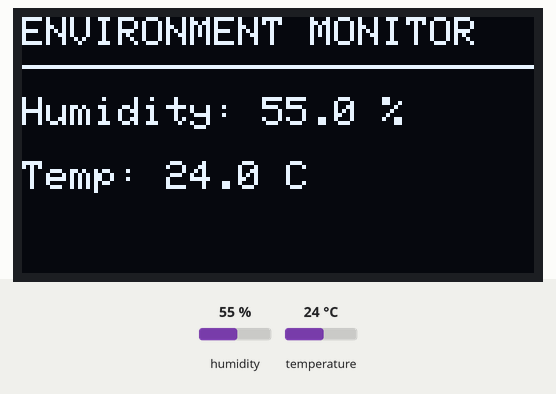
Bench run of a program on a simulated ESP32. On the bench: 128×64 one-colour display. The inputs (shaded band) are chosen by the test bench; at power-on: humidity 55 %, temperature 24 °C. What the program prints to the serial monitor is not drawn.

Above: at 3.2 s.
3.3 s: humidity set to 22 %
At 4.9 s:
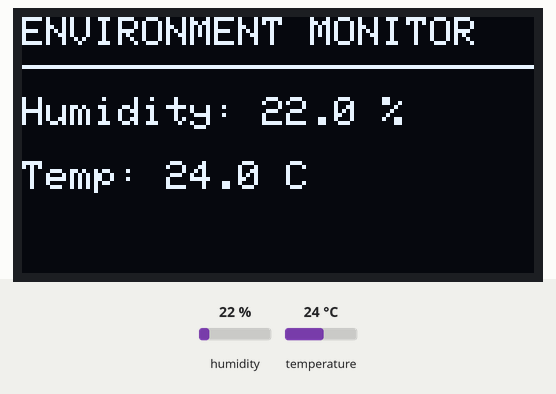
6.0 s: temperature set to 12 °C
At 7.5 s:
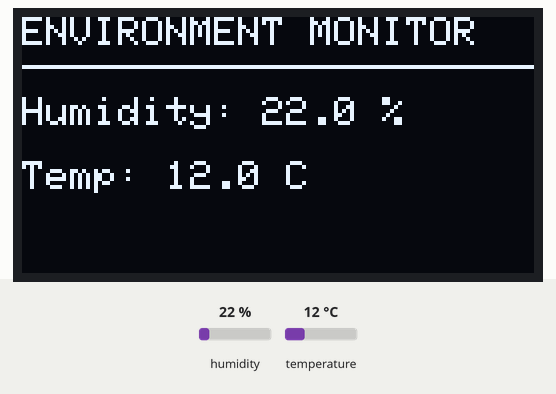
8.7 s: humidity set to 40 %
At 10.5 s:
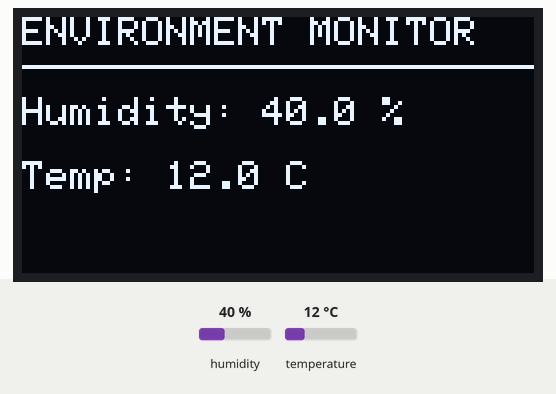
11.7 s: temperature set to 19 °C
Timing chart, 0 to 14.7 s (numbered marks = the images above; inputs shaded):
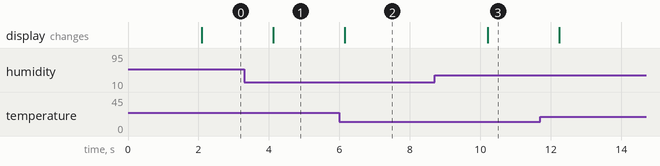

The program:

main.cpp
```cpp
#include <Arduino.h>
#include <Wire.h>
#include <Adafruit_GFX.h>
#include <Adafruit_SSD1306.h>
#include <DHT.h>

#define SCREEN_WIDTH 128
#define SCREEN_HEIGHT 64
#define OLED_SDA 21
#define OLED_SCL 22
#define OLED_ADDR 0x3C
#define DHT_PIN 19
#define DHT_TYPE DHT22

Adafruit_SSD1306 display(
    SCREEN_WIDTH, SCREEN_HEIGHT, &Wire, -1
);
DHT dht(DHT_PIN, DHT_TYPE);

void setup() {
    Serial.begin(115200);
    Wire.begin(OLED_SDA, OLED_SCL);

    if (!display.begin(SSD1306_SWITCHCAPVCC, OLED_ADDR)) {
        Serial.println("OLED initialization failed!");
        while (true) { delay(100); }
    }

    dht.begin();

    display.clearDisplay();
    display.setTextSize(1);
    display.setTextColor(SSD1306_WHITE);
    display.setCursor(0, 0);
    display.println("ESP32 Environment");
    display.println("Initializing...");
    display.display();

    delay(2000);
}

void loop() {
    float humidity = dht.readHumidity();
    float temperature = dht.readTemperature();

    if (isnan(humidity) || isnan(temperature)) {
        Serial.println("DHT22 read failed!");

        display.clearDisplay();
        display.setTextSize(1);
        display.setTextColor(SSD1306_WHITE);
        display.setCursor(0, 0);
        display.println("Sensor Error");
        display.println("Check DHT22");
        display.display();

        delay(2000);
        return;
    }

    Serial.print("Humidity: ");
    Serial.print(humidity, 1);
    Serial.print(" %   Temperature: ");
    Serial.print(temperature, 1);
    Serial.println(" C");

    display.clearDisplay();
    display.setTextSize(1);
    display.setTextColor(SSD1306_WHITE);
    display.setCursor(0, 0);
    display.println("ENVIRONMENT MONITOR");
    display.drawLine(0, 12, 127, 12, SSD1306_WHITE);

    display.setCursor(0, 20);
    display.print("Humidity: ");
    display.print(humidity, 1);
    display.println(" %");

    display.setCursor(0, 36);
    display.print("Temp: ");
    display.print(temperature, 1);
    display.println(" C");

    display.display();
    delay(2000);
}
```

Measured:
- after the input at 3.3 s, the display: changes after 0.82 s (image 1)
- after the input at 6.0 s, the display: changes after 0.15 s (image 2)
- after the input at 8.7 s, the display: changes after 1.5 s (image 3)
